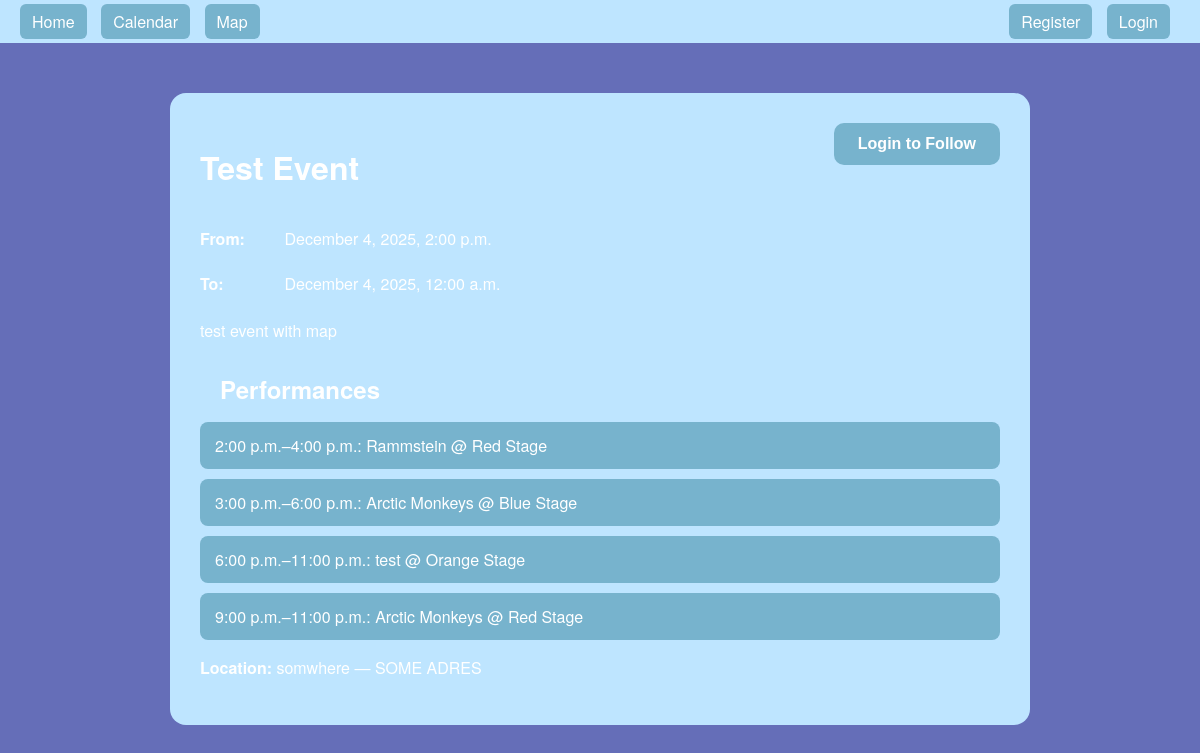
The app's page /api/event/3/ with its own data.
### festify/models.py (models this page shows, shortened)
class Event(models.Model):
    host = models.ForeignKey(User, on_delete=models.CASCADE, related_name='hosted_events')
    title = models.CharField(max_length=200)
    description = models.TextField()
    start_datetime = models.DateTimeField()
    end_datetime = models.DateTimeField(null=True, blank=True)
    location_name = models.CharField(max_length=200)
    address = models.CharField(max_length=300)
    latitude = models.FloatField(null=True, blank=True)
    longitude = models.FloatField(null=True, blank=True)
    image = models.ImageField(upload_to='event_images/', blank=True, null=True)
    artists = models.ManyToManyField(Artist, blank=True, related_name='events')
    ticket_price = models.DecimalField(max_digits=10, decimal_places=2)
    capacity = models.IntegerField()
    tickets_sold = models.IntegerField(default=0)
    created_at = models.DateTimeField(auto_now_add=True)
    updated_at = models.DateTimeField(auto_now=True)

class Performance(models.Model):
    event = models.ForeignKey(Event, on_delete=models.CASCADE, related_name="performances")
    artist = models.ForeignKey(Artist, on_delete=models.CASCADE, related_name="performances")
    stage = models.ForeignKey(Stage, on_delete=models.CASCADE, related_name="performances")
    title = models.CharField(max_length=200, blank=True)
    start_time = models.TimeField()
    end_time = models.TimeField()
    description = models.TextField(blank=True)

class Artist(models.Model):
    name = models.CharField(max_length=200)
    genre = models.CharField(max_length=100, blank=True)
    description = models.TextField(blank=True)
    image_url = models.URLField(blank=True)

class Stage(models.Model):
    name = models.CharField(max_length=100)
    location = models.CharField(max_length=100, blank=True)
    order = models.PositiveIntegerField(default=1)

### festify/views.py (the view)
# urls.py: path("event/<int:pk>/", views.event_detail, name="event_detail"),
def event_detail(request, pk):
    event = get_object_or_404(Event, pk=pk)
    performances = (
        event.performances
        .select_related("artist", "stage")
        .order_by("start_time", "stage__order")
    )
    return render(request, "events/event_detail.html", {
        "event": event,
        "performances": performances,
    })

### festify/templates/events/event_detail.html (shortened to what this page needs)
{% extends "events/base.html" %}
{% block content %}
<div class="event-detail-container">
  <div class="event-header">
    <div class="event-title">
      <h1>{{ event.title }}</h1>
    </div>
    <button id="follow-btn" class="follow-button" onclick="toggleFollow()">
    </button>
  </div>
  <div class="event-info">
    <p>
      <strong>From:</strong>
      {{ event.start_datetime|date:"F j, Y, g:i a" }}
    </p>
    <p>
      <strong>To:</strong>
      {% if event.end_datetime %}
        {{ event.end_datetime|date:"F j, Y, g:i a" }}
      {% else %}
        —
      {% endif %}
    </p>
  </div>
  {% if event.description %}
    <p>{{ event.description }}</p>
  {% endif %}
  <div class="performances-section">
    <h2>Performances</h2>
    {% if performances %}
      <ul>
        {% for perf in performances %}
          <li>
            {{ perf.start_time|date:"g:i a" }}–{{ perf.end_time|date:"g:i a" }}:
            {{ perf.artist.name }} @ {{ perf.stage.name }}
          </li>
        {% endfor %}
      </ul>
      <p>
        <strong>Location:</strong>
        {% if event.location_name %}{{ event.location_name }}{% endif %}
        {% if event.address %}
          {% if event.location_name %} — {% endif %}{{ event.address }}
        {% endif %}
      </p>
    {% else %}
      <p>No performances linked to this event yet.</p>
    {% endif %}
  </div>
</div>
{% endblock %}

### festify/templates/events/event_detail.html (style rules this page uses)
.event-detail-container { background-color: #BEE5FF; border-radius: 16px; padding: 30px; max-width: 800px; margin: 30px auto; color: white; }
.event-header { display: flex; justify-content: space-between; align-items: flex-start; margin-bottom: 20px; gap: 20px; }
.event-title { flex: 1; }
.follow-button { background: #77B3CD; color: white; border: none; padding: 12px 24px; border-radius: 10px; font-size: 16px; font-weight: 600; cursor: pointer; transition: background 0.2s; white-space: nowrap; }
.event-info { margin: 20px 0; line-height: 1.8; }
.event-info strong { display: inline-block; min-width: 80px; }
.performances-section { margin-top: 30px; }
.performances-section h2 { margin-bottom: 15px; }
.performances-section ul { list-style: none; padding-left: 0; }
.performances-section li { background: #77B3CD; padding: 12px 15px; margin-bottom: 10px; border-radius: 8px; }

### records on screen
Event: title "Test Event", start_datetime "December 4, 2025, 2:00 p.m.", end_datetime "December 4, 2025, 12:00 a.m.", description "test event with map", location_name "somwhere", address "SOME ADRES"
Performance: start_time "2:00 p.m.", end_time "4:00 p.m.", artist.name "Rammstein", stage.name "Red Stage"
Performance: start_time "3:00 p.m.", end_time "6:00 p.m.", artist.name "Arctic Monkeys", stage.name "Blue Stage"
Performance: start_time "6:00 p.m.", end_time "11:00 p.m.", artist.name "test", stage.name "Orange Stage"
Performance: start_time "9:00 p.m.", end_time "11:00 p.m.", artist.name "Arctic Monkeys", stage.name "Red Stage"
